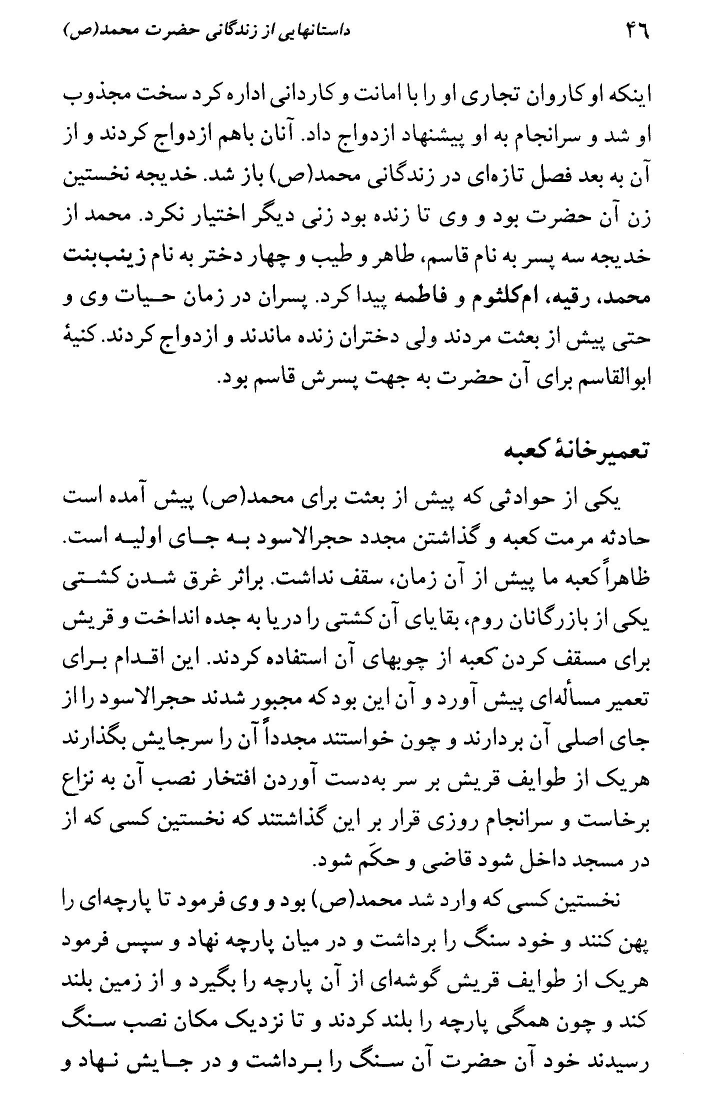
#> input picture splitter/splitter/pagereceiver/helper/t.jpg, 1424 x 2208 px, found by its file name (shown at 1/2 size)
$ python splitter.py
#> lines starting #> are read from the running program, lines starting #| are printed output that depends on the picture; after the words box and inside, x2 and y2 are one past the last pixel; in counts of white or black regions, pixels touching at a corner belong together
#!/usr/bin/python3
# 2018.01.16 01:11:49 CST
# 2018.01.16 01:55:01 CST
import cv2
import numpy as np


# [25 lines of commented-out code are left out]

def hor_norm(upper,lower,tlr):
	telorance = tlr
	t=[]
	ret1=[]
	ret2=[]

	for i in range(0, len(lower)-1):
		if( abs(lower[i] - upper[i+1]) < telorance ):
			t.append(lower[i])
			t.append(upper[i+1])

	for x in upper:
		if (x not in t):
			ret1.append(x)

	for x in lower:
		if (x not in t):
			ret2.append(x)

	return ret1,ret2


def ver_norm(upper,lower,tlr):
	telorance = tlr
	t=[]
	ret1=[]
	ret2=[]

	for i in range(0, len(lower)-1):
		if( abs(lower[i] - upper[i+1]) < telorance ):
			t.append(lower[i])
			t.append(upper[i+1])

	for x in upper:
		if (x not in t):
			ret1.append(x)


	for x in lower:
		if (x not in t):
			ret2.append(x)

	return ret1,ret2


telorance = 15


## (1) read
img = cv2.imread("t.jpg")
#> img is the input picture: shape (2208, 1424, 3); min 0, max 255, mean 238.8
gray = cv2.cvtColor(img, cv2.COLOR_BGR2GRAY)

## (2) threshold
th, threshed = cv2.threshold(gray, 127, 255, cv2.THRESH_BINARY_INV|cv2.THRESH_OTSU)
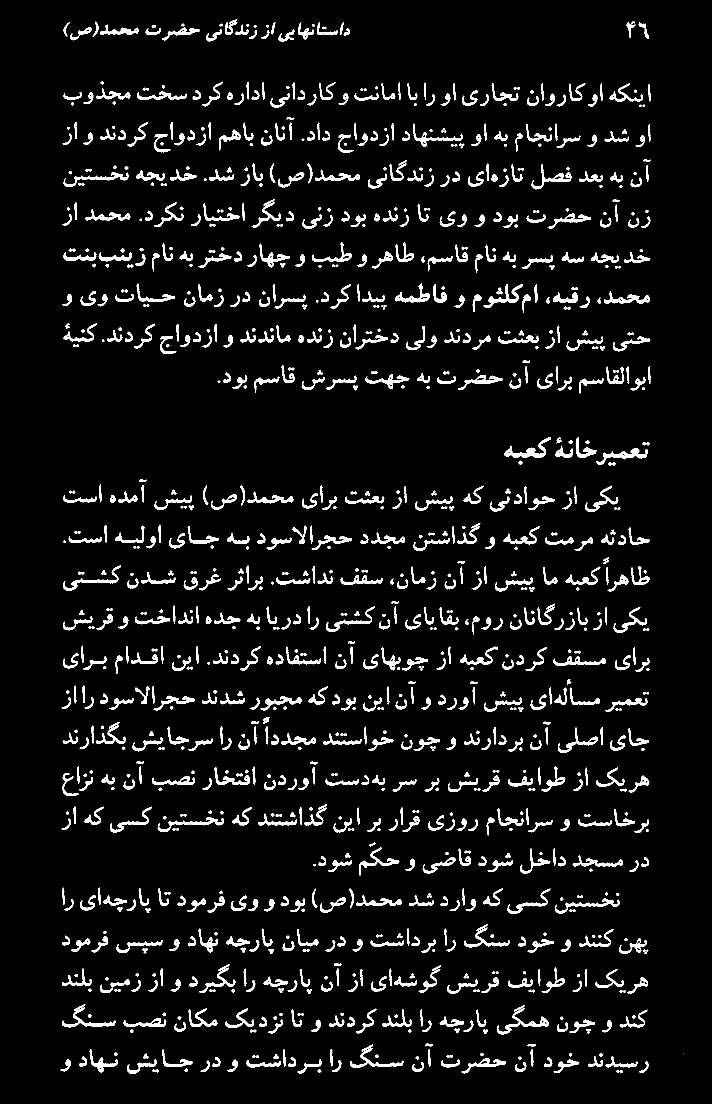
#> threshed: shape (2208, 1424) (shown at 1/2 size); 6.3% white; 1143 white regions (26 under 20 px), largest, box (x1, y1, x2, y2) and area: (1009, 874, 1101, 916) 1097, (1192, 897, 1295, 930) 1018, (994, 2016, 1097, 2069) 1012
#> th = 41

## (3) minAreaRect on the nozeros
pts = cv2.findNonZero(threshed)
#> pts = contour of 196685 points, box (x1, y1, x2, y2) (121, 39, 1367, 2148), area 812982
ret = cv2.minAreaRect(pts)
#> ret = ((742, 1092.4), (1245, 2107.7), -0.0859)

(cx,cy), (w,h), ang = ret
#> cx = 742; cy = 1092.4; w = 1245; h = 2107.7; ang = -0.0859
if w>h:
	w,h = h,w
	ang += 90

## (4) Find rotated matrix, do rotation
M = cv2.getRotationMatrix2D((cx,cy), ang, 1.0)
#> M = [[1, -0.0015, 1.64], [0.0015, 1, -1.11]]
rotated = cv2.warpAffine(threshed, M, (img.shape[1], img.shape[0]))
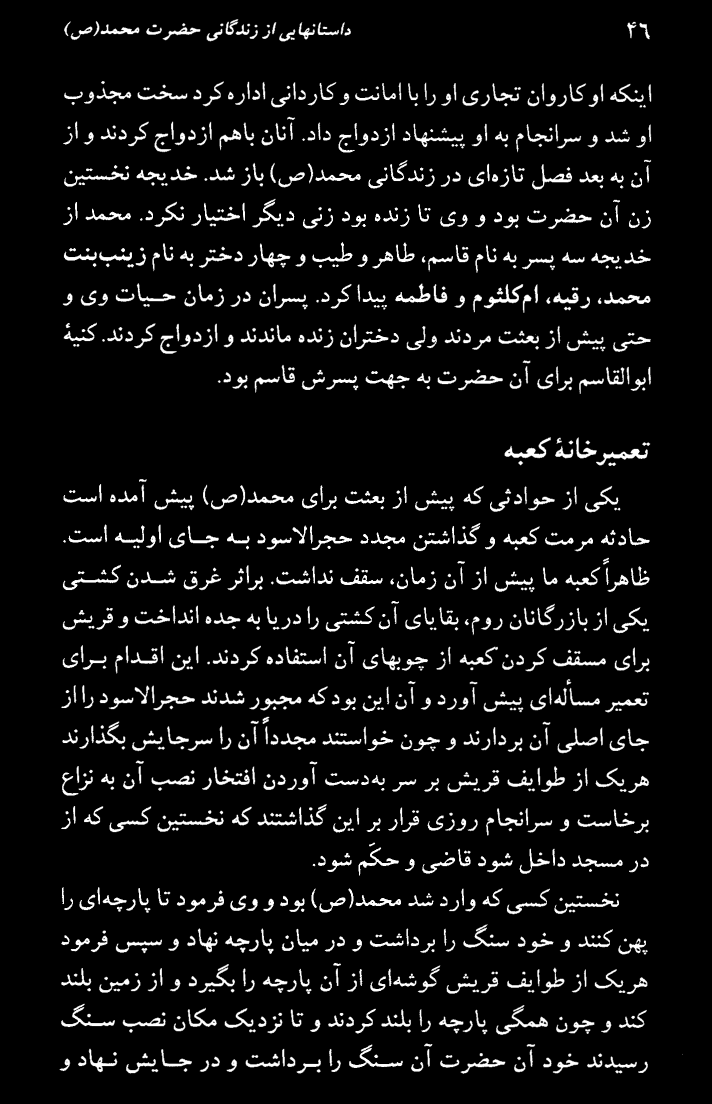
#> rotated: shape (2208, 1424) (shown at 1/2 size); min 0, max 255, mean 16


cv2.imwrite("rotated1.png", rotated)

## (5) find and draw the upper and lower boundary of each lines
hist = cv2.reduce(rotated,1, cv2.REDUCE_MAX).reshape(-1)
#> hist = 2208 values, max 255 at index 39, min 0 at index 0, mean 176.9

th = 2
H,W = img.shape[:2]
#> H = 2208; W = 1424
puppers = [y for y in range(H-1) if hist[y]<=th and hist[y+1]>th]
#> puppers = 31 values from 37 to 2086
# uppers = upper_norm(puppers)
plowers = [y for y in range(H-1) if hist[y]>th and hist[y+1]<=th]
#> plowers = 31 values from 82 to 2147
# lowers = lower_norm(plowers)

uppers,lowers = hor_norm(puppers,plowers,7)
#> the loop in hor_norm, `for i in range(0, len(lower)-1):` made 30 passes
#> after the loop in hor_norm, `for i in range(0, len(lower)-1):`: t = [239, 242, 726, 728, 963, 967, 1287, 1289, 1528, 1531, 1692, 1694]
#> the loop in hor_norm, `for x in upper:` made 31 passes
#> x on passes 1 to 12: 37, 161, 232, 242, 318, 396, 482, 565, 644, 719, 728, 873
#> after the loop in hor_norm, `for x in upper:`: ret1 = 25 values from 37 to 2086
#> the loop in hor_norm, `for x in lower:` made 31 passes
#> x on passes 1 to 12: 82, 214, 239, 304, 379, 457, 545, 625, 707, 726, 787, 931
#> after the loop in hor_norm, `for x in lower:`: ret2 = 25 values from 82 to 2147
#> uppers = 25 values from 37 to 2086; lowers = 25 values from 82 to 2147

print("after edit")

cropped = rotated[uppers[4]:lowers[4] , 0:W]

cropped = cv2.flip(cropped, 1 )

hist2 = cv2.reduce(cropped,0, cv2.REDUCE_AVG).reshape(-1)
#> hist2 = 1424 values, max 159 at index 189, min 0 at index 0, mean 22.94

# print("afterx")

xH,xW = cropped.shape[:2]
#> xH = 61; xW = 1424
pxuppers = [x for x in range(xW-1) if hist2[x]<=th and hist2[x+1]>th]
#> pxuppers = 30 values from 121 to 1278
pxlowers = [x for x in range(xW-1) if hist2[x]>th and hist2[x+1]<=th]
#> pxlowers = 30 values from 140 to 1297

xuppers,xlowers = ver_norm(pxuppers,pxlowers,10)
#> the loop in ver_norm, `for i in range(0, len(lower)-1):` made 29 passes
#> after the loop in ver_norm, `for i in range(0, len(lower)-1):`: t = 30 values from 140 to 1278
#> the loop in ver_norm, `for x in upper:` made 30 passes
#> x on passes 1 to 12: 121, 143, 183, 199, 240, 330, 386, 419, 452, 488, 511, 562
#> after the loop in ver_norm, `for x in upper:`: ret1 = [121, 183, 240, 386, 452, 488, 562, 604, 691, 757, 834, 933, 1055, 1161, 1268]
#> the loop in ver_norm, `for x in lower:` made 30 passes
#> x on passes 1 to 12: 140, 165, 197, 222, 327, 369, 416, 435, 473, 508, 543, 587
#> after the loop in ver_norm, `for x in lower:`: ret2 = [165, 222, 369, 435, 473, 543, 587, 673, 739, 817, 919, 1040, 1143, 1252, 1297]
#> xuppers has the same summary as ret1 in ver_norm; xlowers has the same summary as ret2 in ver_norm

cropped2 = cropped[0:xH, xuppers[4]:xlowers[4]]
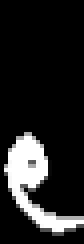
#> cropped2: shape (61, 21) (shown 4 times larger); min 0, max 255, mean 35.6
cv2.imwrite("cropped2.jpg", cropped2)

rotated = cv2.cvtColor(rotated, cv2.COLOR_GRAY2BGR)
#> rotated: shape (2208, 1424, 3)

print("puppers")
print(puppers)
#| [37, 161, 232, 242, 318, 396, 482, 565, 644, 719, 728, 873, 957, 967, 1045, 1114, 1201, 1280, 1289, 1357, 1432, 1520, 1531, 1606, 1684, 1694, 1773, 1847, 1924, 2006, 2086]
print(plowers)
#| [82, 214, 239, 304, 379, 457, 545, 625, 707, 726, 787, 931, 963, 1024, 1102, 1184, 1270, 1287, 1347, 1424, 1506, 1528, 1591, 1671, 1692, 1750, 1828, 1908, 1988, 2069, 2147]
print("uppers")
print(uppers)
#| [37, 161, 232, 318, 396, 482, 565, 644, 719, 873, 957, 1045, 1114, 1201, 1280, 1357, 1432, 1520, 1606, 1684, 1773, 1847, 1924, 2006, 2086]
print(lowers)
#| [82, 214, 304, 379, 457, 545, 625, 707, 787, 931, 1024, 1102, 1184, 1270, 1347, 1424, 1506, 1591, 1671, 1750, 1828, 1908, 1988, 2069, 2147]
# [10 lines of commented-out code are left out]

print("hist")
print(len(hist))
#| 2208
print(hist)
#> (printed output is left out)
print("hist2")
print(len(hist2))
#| 1424
print(hist2)
#> (printed output is left out)


cropped = cv2.cvtColor(cropped, cv2.COLOR_GRAY2BGR)
#> cropped: shape (61, 1424, 3)


#horizental lines
for y in uppers: #upper(blue)
	cv2.line(rotated, (0,y), (W, y), (255,0,0), 1)
#> this loop made 25 passes
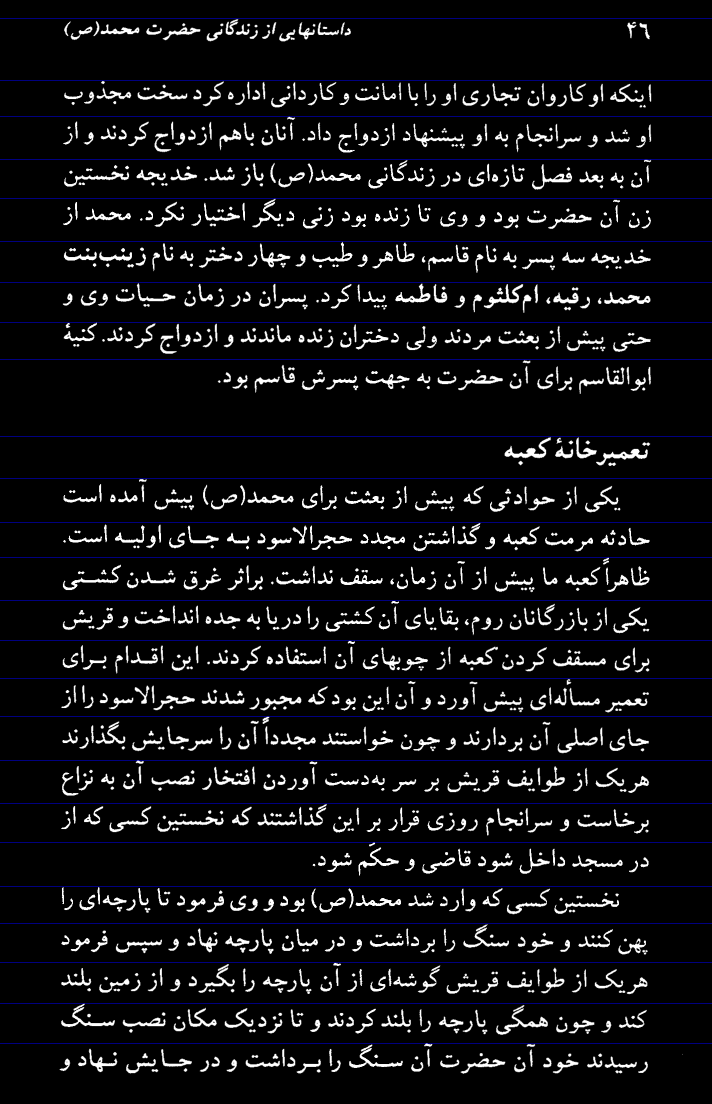
#> rotated: shape (2208, 1424, 3) (shown at 1/2 size); mean B, G, R 18.8, 16, 16

for y in lowers:
	cv2.line(rotated, (0,y), (W, y), (0,255,0), 1)
#> this loop made 25 passes
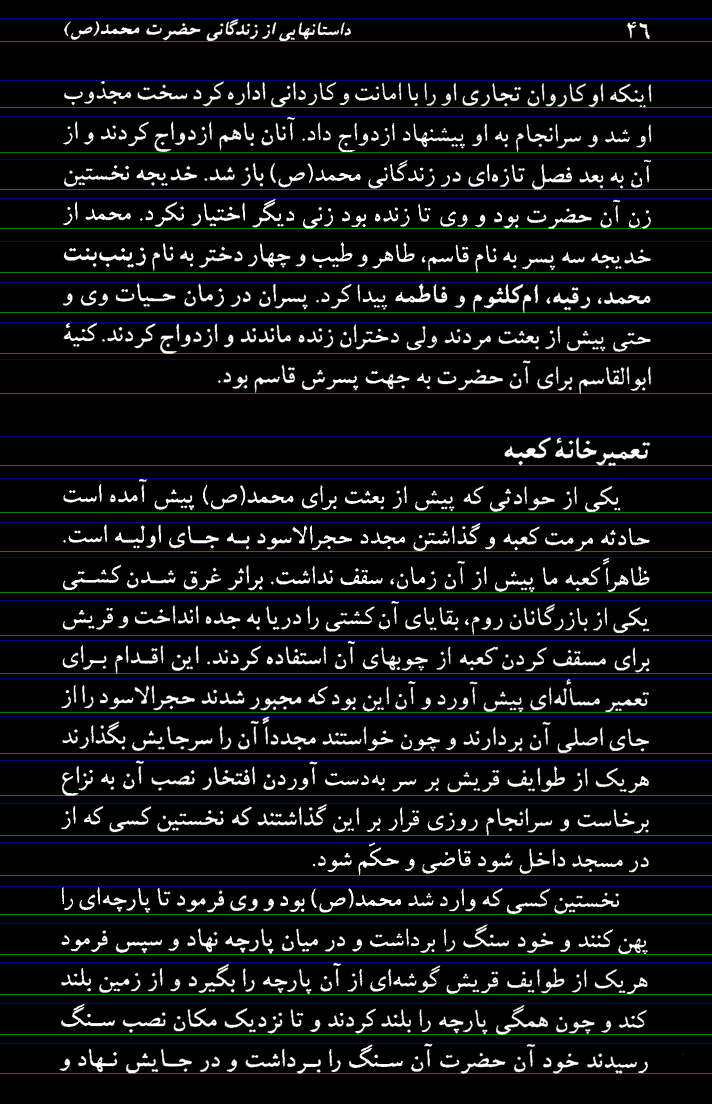
#> rotated: shape (2208, 1424, 3) (shown at 1/2 size); 1.13% of pixels changed, all inside (x1, y1, x2, y2) = (0, 82, 1424, 2148)


#vertical lines
for y in xuppers:
	cv2.line(cropped, (y,0), (y, xH), (255,0,0), 1)
#> this loop made 15 passes
#> y on passes 1 to 12: 121, 183, 240, 386, 452, 488, 562, 604, 691, 757, 834, 933
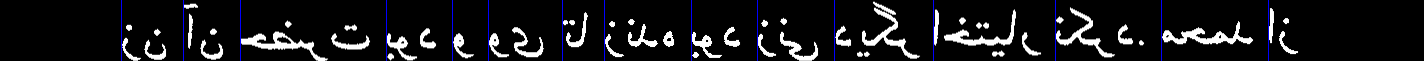
#> cropped: shape (61, 1424, 3); mean B, G, R 25.6, 22.9, 22.9

for y in xlowers:
	cv2.line(cropped, (y,0), (y, xH), (0,255,0), 1)
#> this loop made 15 passes
#> y on passes 1 to 12: 165, 222, 369, 435, 473, 543, 587, 673, 739, 817, 919, 1040
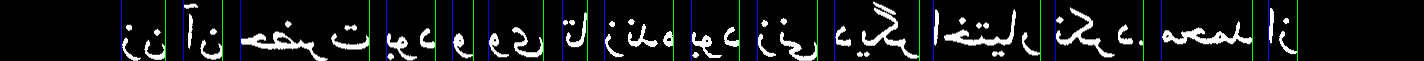
#> cropped: shape (61, 1424, 3); 1.05% of pixels changed, all inside (x1, y1, x2, y2) = (165, 0, 1298, 61)


cv2.imwrite("result1.png", rotated)
cv2.imwrite("cropped1.png", cropped)
# cv2.imwrite("rotated90.jpg", rotated90)
